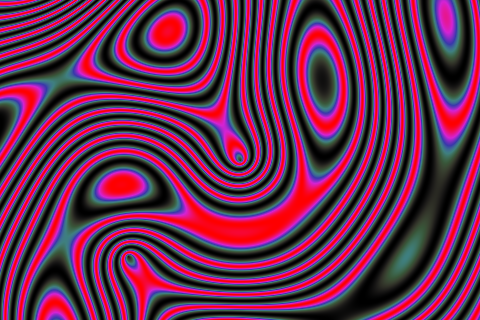
Frame 1 (no input)
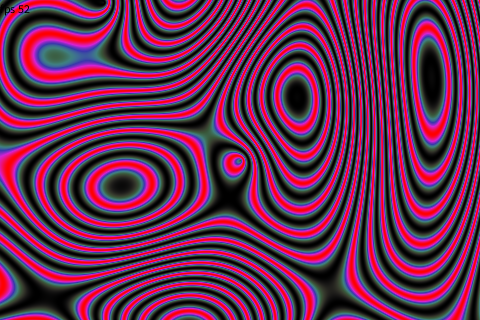
Frame 60 (the mouse pressed at the canvas centre just before this capture)
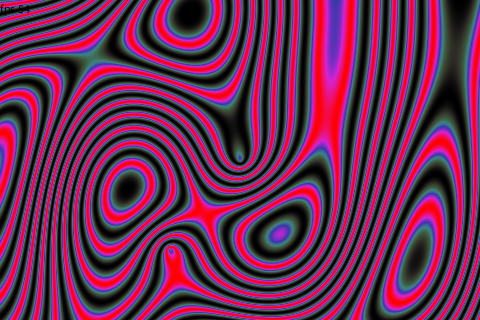
Frame 120 (the mouse held since frame 60 and released just before this capture)

The Processing sketch that drew these frames (run headless with seeded random() and noise(); from frame 60 on, the mouse is pressed at the canvas centre):

// Processing sketch: plasma2
// ── plasma2.pde
// Boiler plate
// version: 0.1 - NH

Boolean showfps=true;
String fps="";

float v, c, cx, cy, t;
int x, y;

void setup() {
  //frameRate(60);
  size(480, 320);
  smooth();
  colorMode(HSB);
  t=0;
}

void draw() {
  loadPixels();
  for (y=0; y < height; y++) {
    for (x=0; x < width; x++) {
      v=0;
      //vertical bars
      v += sin(x/40.74 +t);
      //Circles
      v += sin(dist(x, y, width/2, height/2)/40.74 + t);
      //v += sin(dist(x, y, width/2, height/2)/10.74 + t);
      v += sin(dist(x, y, (128 * sin(-t) + 128), (128 * cos(-t) + 128)) / 40.74);
  
      //v += sin(sqrt(100*((width/2)*(width/2)+(height/2)*(height/2))+1)+t);
      v = sin(v * 5 * PI);
      v = map(v, -1, 1, 0, 255);
      pixels[x + y * width] = color(v, v, v);
    }
  }
  updatePixels();
  t=t+0.05;
  if (showfps==true) {
    if (frameCount % 60 == 0) {
      fps="fps "+ int(frameRate);
    }
    textSize(12);
    fill(200, 200, 0);
    text(fps, 0, 13);
  }
}
